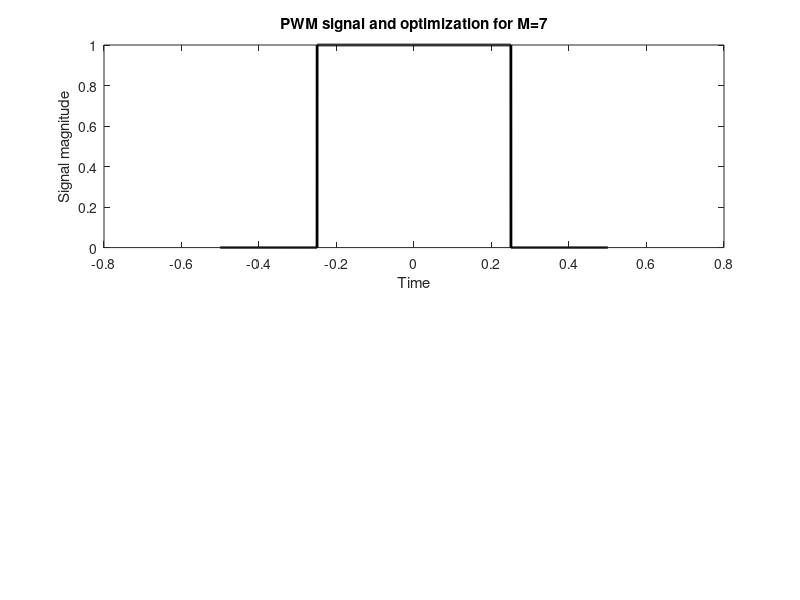

The MATLAB script that drew this image: (Note: this script raises an error after producing the figure.)
% E72 Homework 2 Spring 2025 - Approximate PWM signal with sum of sinusoids
% Set parameters for a pulse width modulation signal centered around t = 0 
% (a pulse is centered there), specify a number of cosines/sines to use to 
% build an approximation, find the optimal amplitudes and phases of the 
% component sinusoids, and plot the results for one period.

clear
close all

% These parameters may be modified
M = 7;       % number of harmonics (aka modes) in the approximation
A = 1;       % amplitude of PWM pulse train
T = 1;       % period of signal (in seconds)
d = 0.5;     % duty cycle (fraction of period when pulse is "on"), feel free to play with this number.
dt = T/5000; % spacing between evaluation points (these are the red points in the HW file)
% This value of dt produces 10001 points in the vector "t" below. 
% This should be accurate enough for this problem. No need to change.

%% 
% These lines repeat some of the quantities calculated in calcISE.m for the
% sake of plotting. That's not ideal but it's done here to look
% straightforward. Importantly, the parameters set above are only set in one
% place to avoid inconsistency errors

% Refer to calcISE.m for explanation of these quantities
tau = d * T    % Duration of time in one period when the pulse is "on". Define tau here in terms of d and T.
omega0 = (2*pi)/T % Define the fundamental frequency omega_0 here (see HW file)
t = -T/2:dt:T/2;  % vector of time values (the red dots in the HW file)
pwm =  A*((t>=-tau/2)&(t<=tau/2)); 

figure(M)
clf  % clear the figure

subplot(2,1,1) % Make a plot that has two panels stacked vertically
plot(t,pwm,'k-','LineWidth',2)  % Plot the desired PWM signal
hold on
title(strcat('PWM signal and optimization for M=',num2str(M)))
xlabel('Time')
ylabel('Signal magnitude')


%% In this section, expressions are written for the specific case of M=3
% Initial guess for the decision variables, which are entries are amplitudes 
% of the constant term, then the cosines, then the sines.
ab0 = A/2*ones(1,2*M+1); %altered this to be for any M value, not just 3

% If, as you move to larger M values, you get an error about exceeding
% MaxFunEvals, uncomment this line, and look at the help for fminsearch and 
% learn how to have it use specified options and understand what it is doing.
 options = optimset('MaxFunEvals',10000);

% TASK b) 
% To understand why we need "f" below, refer to Problem 3 from SKills 1 and
% read the "Minimize with Extra Parameters" section of the fminsearch Matlab documentation.
% Write a clear explanation of what these two lines are doing in your homework writeup.
f = @(ab) calcISE(ab,A,T,d,M,dt);
[ab,ISE] = fminsearch(f,ab0,options)

% Final approximate signal for any M value

approx = ab(1)*ones(1,length(t));
for k = 1:M
   approx = approx + ...
     +ab(k+1)*cos(omega0*t*k) +ab(M+1+k)*sin(omega0*t*k);
end
%approx=ab(1)*ones(1,length(t)) ...
   % + ab(2)*cos(omega0*t) + ab(3)*cos(2*omega0*t) + ab(4)*cos(3*omega0*t) ...
   % + ab(5)*sin(omega0*t) + ab(6)*sin(2*omega0*t) + ab(7)*sin(3*omega0*t);

plot(t,pwm,'k-','LineWidth',2)
plot(t,approx,'r-','LineWidth',1)
axis([-T/2 T/2 -A/2 A*1.5]);

subplot(2,1,2) % show all of the individual components of the final approximation
hold on
plot(t,ab(1)*ones(1,length(t)),'LineWidth',2,'DisplayName','constant');
for k=1:M
   plot(t,ab(k+1)*cos(k*omega0*t),  'LineWidth',2,'DisplayName',strcat('cos(',num2str(k),'*omega0*t)'));
   plot(t,ab(k+M+1)*sin(k*omega0*t),'LineWidth',2,'DisplayName',strcat('sin(',num2str(k),'*omega0*t)'));
end

%part e
approx = ab(1)*ones(1,length(t)) % since in part d we determined that the values of b should be zero, here we are 
%removing them and only including the cosine terms
for k = 1:M
    approx= approx + ab(k+1)*cos(k*omega0*t)
end
legend
title(strcat('Component cos/sinusoids in optimal solution for M=',num2str(M)))
xlabel('Time')
ylabel('Component cos/sinusoid magnitude')
